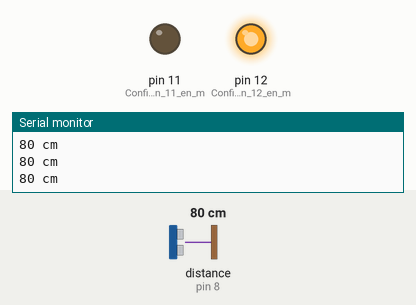
The sketch below on a simulated Arduino Uno, built with avr-gcc and run on an emulated ATmega328P. Shown: output pins drawn as LEDs (lit = HIGH), the last lines printed to the serial monitor. Inputs (shaded band) come from the test bench; at power-on: distance to the obstacle (sensor on pin 8) 80 cm. The echo pulse lasts 58.3 µs per cm.

Above: at 1.2 s.
1.3 s: distance to the obstacle (sensor on pin 8) set to 53 cm
2.8 s: distance to the obstacle (sensor on pin 8) set to 44 cm
At 3.6 s:
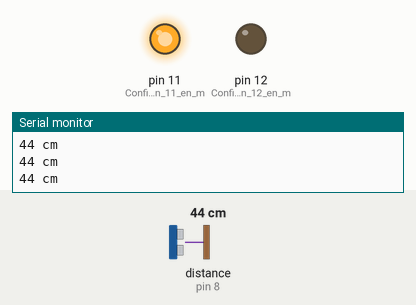
4.3 s: distance to the obstacle (sensor on pin 8) set to 120 cm
At 5.5 s:
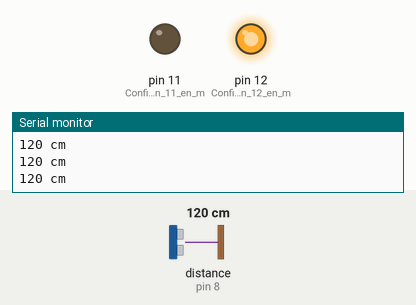
5.8 s: distance to the obstacle (sensor on pin 8) set to 2 cm
At 6.7 s:
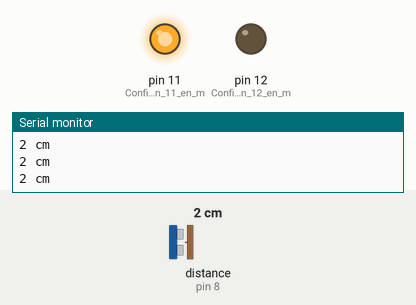
Timing chart, 0 to 8.3 s (numbered marks = the images above; inputs shaded):
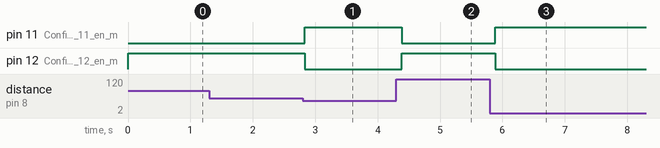

The sketch:

Ultrasonic_Distance_Control.ino
```cpp
#include "Ultrasonic.h"  // Inclure la bibliothèque Ultrasonic
Ultrasonic ultrasonic(9, 8); // Créer un objet Ultrasonic avec les pins 9 (Trig) et 8 (Echo)

void setup() {
  Serial.begin(9600); // Initialiser la communication série à 9600 bauds
  pinMode(11, OUTPUT); // Configurer le pin 11 en mode sortie
  pinMode(12, OUTPUT); // Configurer le pin 12 en mode sortie
}

void loop() {
  int dist = ultrasonic.Ranging(CM); // Mesurer la distance en centimètres
  Serial.print(dist); // Afficher la distance sur le moniteur série
  Serial.println(" cm"); // Ajouter " cm" à la valeur affichée

  // Si la distance est inférieure à 50 cm
  if (dist < 50) {
    digitalWrite(12, LOW); // Éteindre le pin 12
    digitalWrite(11, HIGH); // Allumer le pin 11
  }

  // Si la distance est supérieure à 50 cm
  if (dist > 50) {
    digitalWrite(12, HIGH); // Allumer le pin 12
    digitalWrite(11, LOW); // Éteindre le pin 11
  }

  delay(100); // Attendre 100 millisecondes avant de refaire une mesure
}
```

Measured:
- the behaviour switches between 50 and 49 cm on distance to the obstacle (sensor on pin 8) (found by bisection; images 0 and 1)
- after the input at 2.8 s, pin 11 (Configurer_le_pin_11_en_m): LOW → HIGH at once; pin 12 (Configurer_le_pin_12_en_m): HIGH → LOW at once
- after the input at 4.3 s, pin 11 (Configurer_le_pin_11_en_m): HIGH → LOW after 0.08 s; pin 12 (Configurer_le_pin_12_en_m): LOW → HIGH after 0.08 s
- after the input at 5.8 s, pin 11 (Configurer_le_pin_11_en_m): LOW → HIGH after 0.09 s; pin 12 (Configurer_le_pin_12_en_m): HIGH → LOW after 0.09 s
